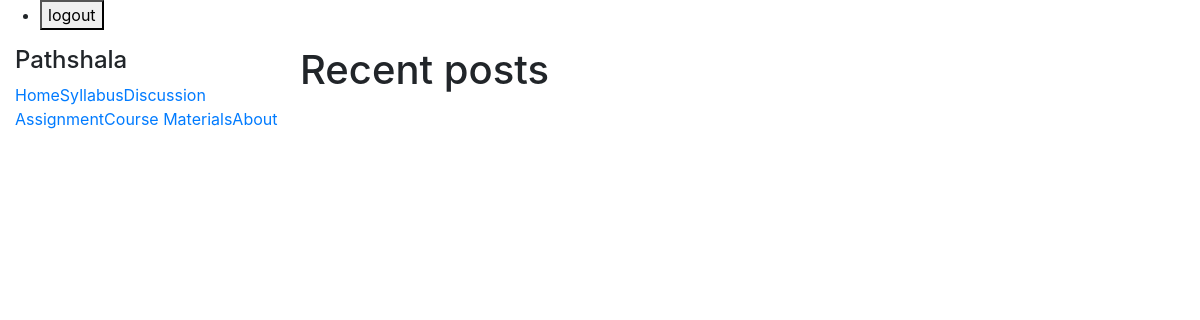
/classroom/discussion/ (signed in), run on an earlier commit of the app's database.
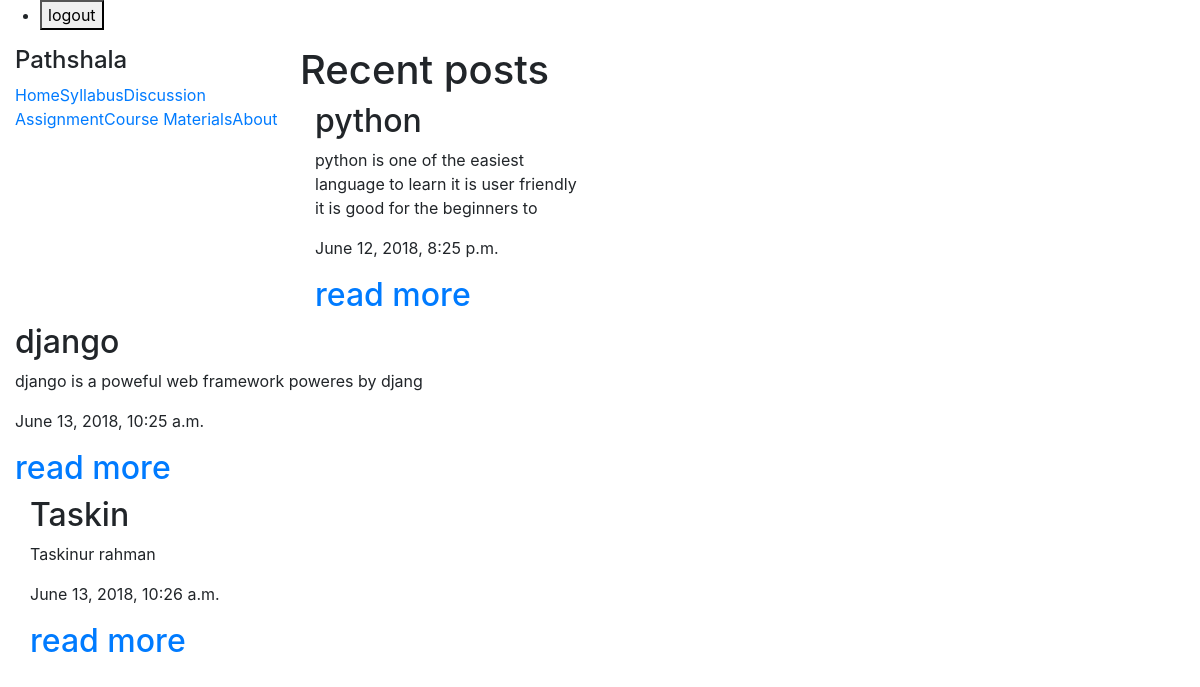
And on a later commit of the database.
### classroom/models.py (models this page shows, shortened)
class Post(models.Model):
  title=models.CharField(max_length=120)
  slug=models.SlugField()
  body=models.TextField()
  date=models.DateTimeField(auto_now_add=True)
  author=models.ForeignKey(User,default=None)
  def snippet(self):
    return self.body[0:100]

### classroom/views.py (the view)
@login_required
def discussion(request):
   posts=Post.objects.all().order_by('date')
   return render(request,"classroom/discussion.html",{'posts':posts})

### classroom/templates/classroom/discussion.html (shortened to what this page needs)
{% load static from staticfiles %}
<!DOCTYPE html>
<html>
<head>
  <link rel="stylesheet" href="https://stackpath.bootstrapcdn.com/bootstrap/4.1.1/css/bootstrap.min.css">
</head>
<body>
  <nav>
    <ul>
      <li>
        <form class="logout-link" action="{% url 'accounts:logout' %}" method="post">
                 <button type="submit"> logout </button>
        </form>
      </li>
    </ul>
  </nav>
	<div class="container-fluid">
  <div class="row content">
    <div class="col-sm-3 sidenav">
      <h4>Pathshala</h4>
      <ul class="nav nav-pills nav-stacked">
        <li><a href="#section1">Home</a></li>
        <li><a href="#section2">Syllabus</a></li>
        <li class="active"><a href="#section3">Discussion</a></li>
        <li><a href="#section3">Assignment</a></li>
        <li><a href="#section3">Course Materials</a></li>
        <li><a href="#section4">About</a></li>
      </ul>
    </div>
	<div class="posts">
    <h1>Recent posts</h1>
		{% for post in posts %}
		  <div class="col-sm-5 post">
             <h2>{{post.title}}</h2>
             <p>{{post.snippet}}</p>
             <p>{{post.date}}</p>
             <h2><a href="{% url 'classroom:detail' slug=post.slug %}"<small>read more</small> </a></h2>
		  </div>
	</div>
		{% endfor %}
</body>
</html>

What changed in the data, as far as the page shows it:
added Post: title "python", snippet "python is one of the easiest language to learn it is user friendly it is good for the beginners to", date "June 12, 2018, 8:25 p.m."
added Post: title "django", snippet "django is a poweful web framework poweres by djang", date "June 13, 2018, 10:25 a.m."
added Post: title "Taskin", snippet "Taskinur rahman", date "June 13, 2018, 10:26 a.m."
